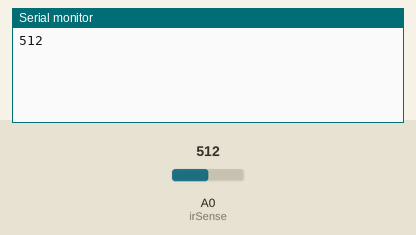
This sketch was run on a simulated Arduino Uno, built with avr-gcc and run on an emulated ATmega328P. Shown: the last lines printed to the serial monitor. The test bench sets the inputs (shaded band); at power-on: A0 (irSense) = 512.

Above: at 1.2 s.
1.3 s: A0 (irSense) set to 716
At 2.0 s:
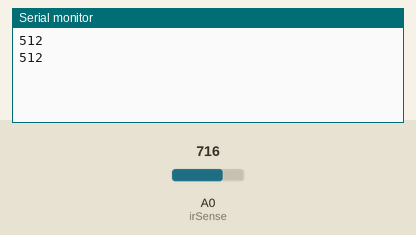
2.8 s: A0 (irSense) set to 900
At 3.3 s:
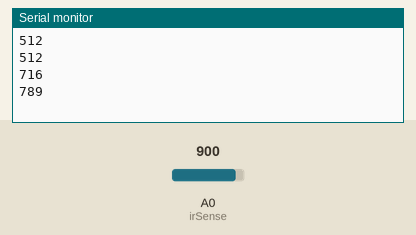
Timing chart, 0 to 5.8 s (numbered marks = the images above; inputs shaded):
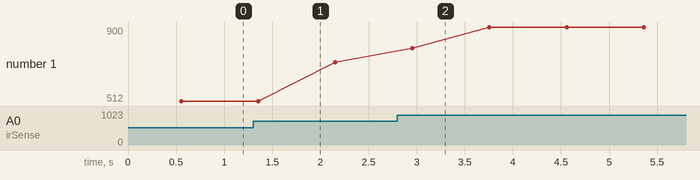

Measured:
- after the input at 2.8 s, the serial monitor: prints a new line after 0.16 s (image 2)
- plotted number 1: 512 → 716 after the input at 1.3 s, 716 → 900 after the input at 2.8 s

The sketch:

SharpGP2Y0A21_Calibration.ino
```cpp
/*
 Sharp GP2Y0A21YK0F infrared proximity sensor (#28995)
 Collects an average of five readings from the sensor and displays the
 resulting value about every half second.

 See the SharpGP2Y0A21_Simple demonstration for additional usage notes,
 including connection diagram.

 Sample code modified for calibration of IR Sensors
*/

const int irSense = A0;          // Connect sensor to analog pin A0
int distance = 0;
int irval = 0;
float y;
int x;

void setup() {
  Serial.begin(9600);            // Use Serial Monitor window
}

void loop() {
  //Serial.println(irRead(), DEC); // Call irRead function to read sensor
                                 // Print value in Serial Monitor
  x = irRead();

  //y = 7846.4 * pow(x,-1.083);   //IR Calibration F 59
  // y = 4613.7 * pow(x,-0.992);  IR Calibration F 07
  Serial.println(irRead());


  delay(250);                    // Wait another 1/4 second for the next read
                                 // (Note: Because of delays built into the
                                 //   irRead function the display of values will
                                 //   be slower than in the SharpGP2Y0A21_Simple
                                 //   sketch


}

// Take multiple readings, and average them out to reduce false readings
int irRead() {
  int averaging = 0;             //  Holds value to average readings

  // Get a sampling of 5 readings from sensor
  for (int i=0; i<5; i++) {
    distance = analogRead(irSense);
    averaging = averaging + distance;
    delay(55);      // Wait 55 ms between each read

                    // According to datasheet time between each read
                    //  is -38ms +/- 10ms. Waiting 55 ms assures each
                    //  read is from a different sample
  }
  distance = averaging / 5;      // Average out readings


  return(distance);              // Return value


}
```
